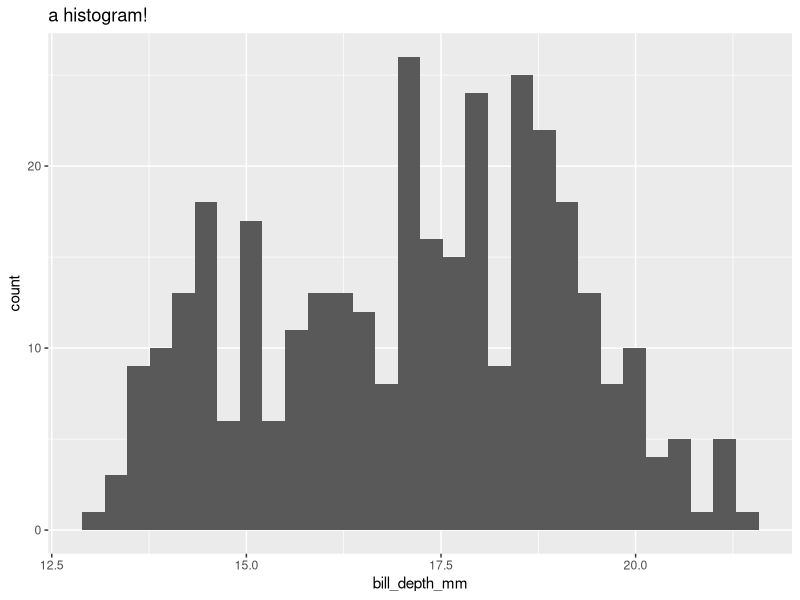

The R source for this figure:
library(tidyverse)
library(palmerpenguins)

ggplot(penguins, aes(x = bill_depth_mm)) + 
  geom_histogram() + 
  labs(title = "a histogram!")
